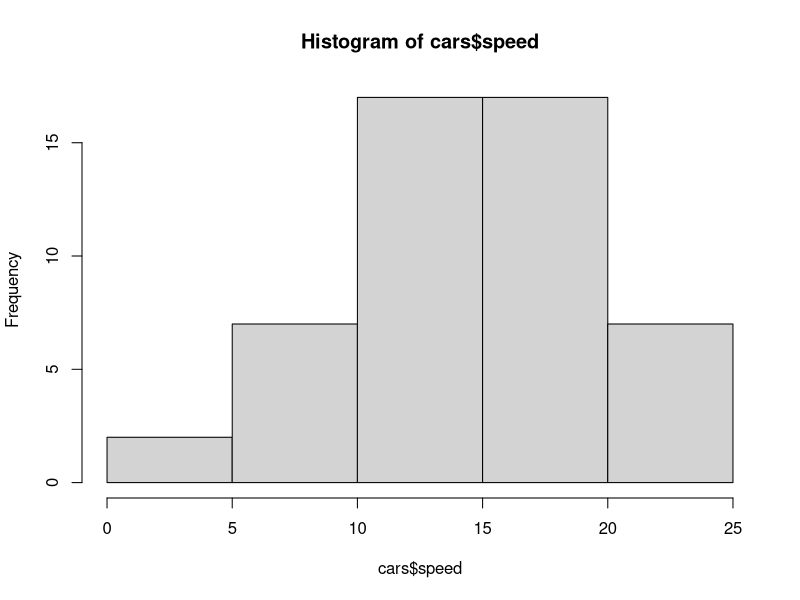
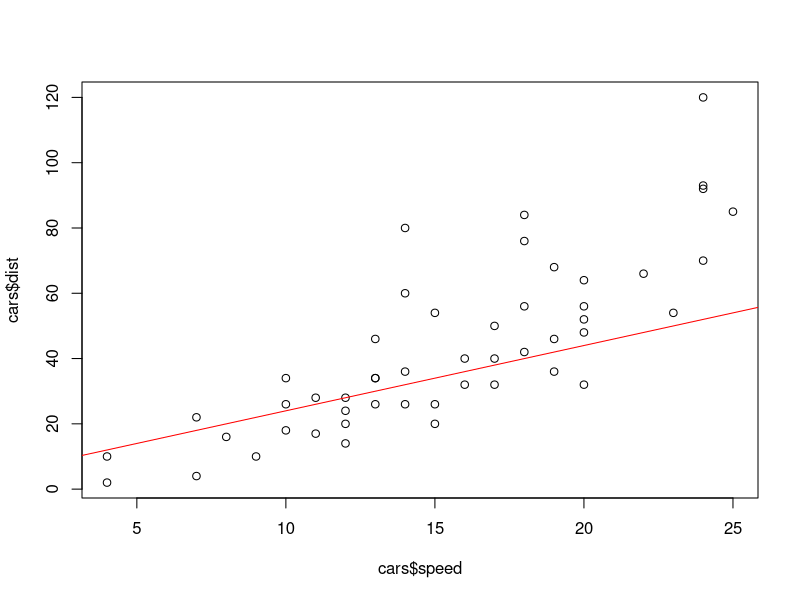
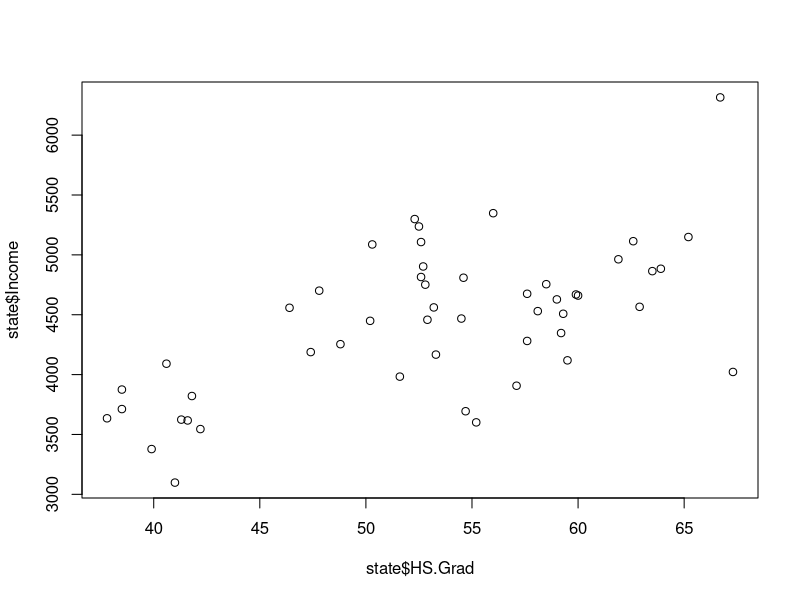

Source code (R) for these figures, in order:
#dataframe기초
x1 <- c(1,2,3,4)
x2 <- c(90,80,70,60)
a <- data.frame(x1,x2) #x1, x2로 이뤄진 데이터프레임, x1과 x2가 열이 된다
a
str(a) #변수 a의 구조
dim(a) #4행 2열 구조

colSums(a) #열 총합
colMeans(a) #열 평균
rowSums(a) #행 총합
rowMeans(a) #행 평균

name <- c("유민","윤주","일범","효준") 
age <- c(19,22,20,25)  
major <- c("문헌","문헌","융합","사회") 

#r.class라는 데이터프레임 생성(r은 변수에 .사용가능)
r.class <- data.frame(name, age, major)
r.class
str(r.class)
View(r.class) #새 창으로 보여줌
r.class[2, ] #2행 모든 정보
r.class[,"major" ] #모든 행, major 열
r.class$major #r.class 데이터의 major 변수(벡터)

#열 추가
r.class$toeic <- c(900,910,920,930) #새 열 추가
r.class
#transform함수의 활용

#열 삭제
r.class$age <- NULL
r.class

#rbind를 통한 행 추가
sw <- (list("승원","글경",950)) #추가하고 싶은 리스트(행)
r.class <- rbind(r.class, sw)
r.class

#이름, 혈액형 데이터프레임
name <- c("윤혁","지운","재홍","채윤","수민","대우")  # 문자벡터
bloodtype <- c("a","b","o","ab","o","a")  # 문자벡터 
BT <- data.frame(name, bloodtype) 

str(BT)
table(BT) #bloodtype을 활용한 빈도표 형성

#변수 추가(열)
BT$major <-c("컬쳐","경영","데융","문헌","수학","글경")
BT

#BTS데이터프레임
btsname <-c("RM", "Jin", "Suga", "jhope", "jimin", "V", "JK")
btsyear <-c(1994,1992,1993,1994,1995,1995,1997)
btsposition <-c("rap", "vocal", "rap", "rap", "vocal", "vocal", "vocal")
bts <-data.frame(btsname, btsyear, btsposition)
bts
str(bts)

#변수추가 : 벡터의 계산활용
bts$age <- 2022-bts$btsyear   
bts

# R에 내장된 데이터
View(cars)
str(cars)   # 구조: 데이터프레임
dim(cars) #행렬 구조
names(cars)  # 각 변수의 이름?? 
mean(cars$speed) #speed 행에서의 평균
mean(cars$dist) #dist 행에서의 평균
hist(cars$speed) #히스토그램
plot(cars$speed, cars$dist) # 산점도 그래프(x축, y축)
abline(cars$speed, cars$dist, col="red")  # 데이터에 기반한 직선(회귀선)

state.x77   # 내장데이터, 매트릭스, 미주에 대한 다양한 정보
View(state.x77)  #state.x77를 별도의 탭에서 보여줘
dim(state.x77)  # 몇행 몇열?
head(state.x77) # 6행까지 출력
names(state.x77)  # 매트릭스라 NULL출력 df로 변환해줘야 함
# dataframe의 요소들(speed, dist등) 이름을 출력하는 역할이다.
class(state.x77)  # 데이터 형태 출력, matrix, array라고 나온다.

state <- data.frame(state.x77) #matrix를 data.frame으로 변환
View(state)
dim(state)
head(state)
names(state) #dataframe으로 바뀌었기에 열에 해당되는 변수 이름이 출력됨
class(state) #데이터 형태 : data.frame

colMeans(state) #각 행의 평균
rowMeans(state) #각 열의 평균
mean(state$Income) #모든 주의 소득 평균
max(state$Income) #소득이 가장 높은 주의 소득(소득의 최대값)
min(state$Income)
str(state)
#HS.Grad에 따른 Income의 변화 확인
plot(state$HS.Grad, state$Income)
abline(state$HS.Grad, state$Income, col="red")

